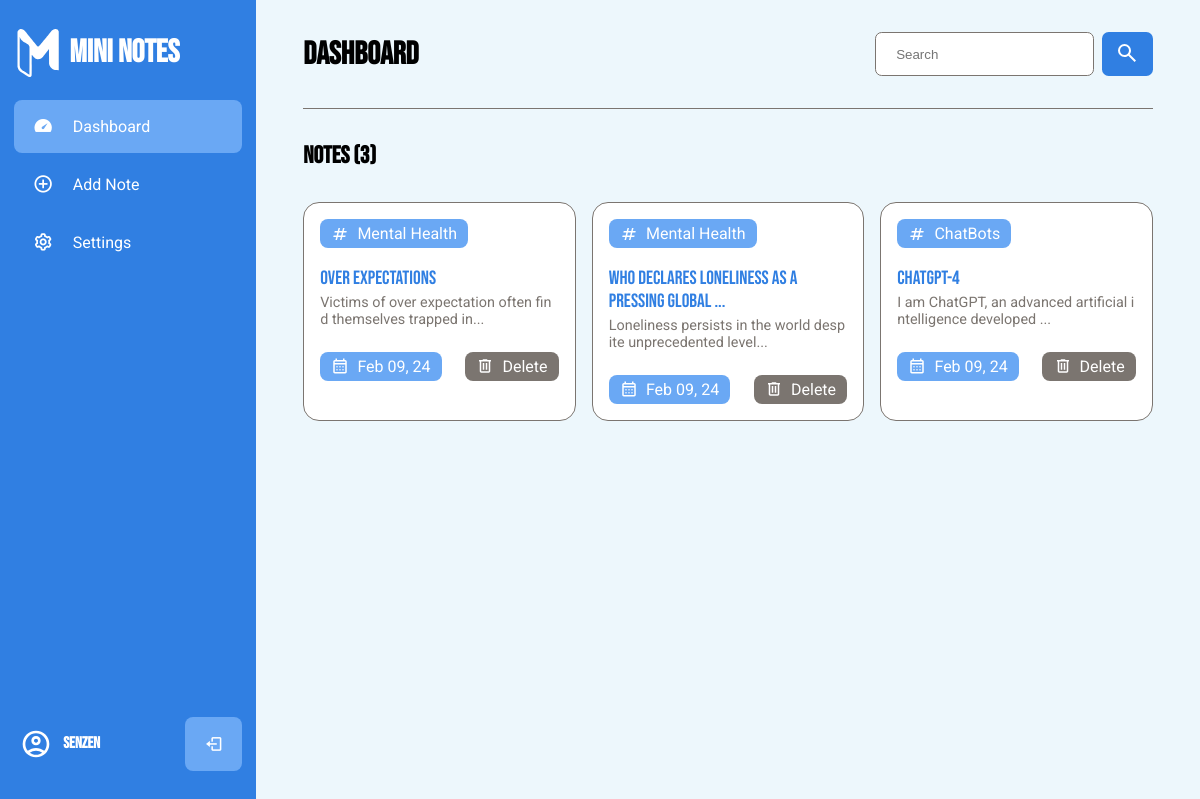
Screenshot of /dashboard/ (signed in) with the database file from the repository.
### notesapp/models.py (models this page shows, shortened)
class Note(models.Model):
    user = models.ForeignKey(User, on_delete=models.CASCADE, default=1)
    title = models.CharField(max_length=255)
    content = models.TextField()
    tags = models.CharField(max_length=255, blank=True, null=True)
    slug = models.SlugField(unique=True)
    date_created = models.DateTimeField(auto_now_add=True)
    date_modified = models.DateTimeField(auto_now=True)

### notesapp/views.py (the view)
# urls.py: path("dashboard/", views.dashboard, name="dashboard"),
@login_required(login_url='userapp:login')
def dashboard(request):
    all_notes = Note.objects.filter(user=request.user)
    query = request.GET.get('search-query')
    if query:
        all_notes = all_notes.filter(
            Q(title__icontains=query) |
            Q(content__icontains=query) |
            Q(tags__icontains=query)
        ).distinct()
    all_notes = all_notes.order_by('-date_created')
    context = {
        "page_title": "MiniNotes | Dashboard",
        "notes": all_notes,
    }
    if not all_notes.exists() and not query:
        context['no_results_message'] = "No notes found."
        context['page_title'] = "MiniNotes | Dashboard - No Notes"
    elif not all_notes.exists() and query:
        context['no_results_message'] = "No search items found."
        context['page_title'] = "MiniNotes | Dashboard - No Search Results"
    return render(request, "dashboard.html", context)

### notesapp/templates/dashboard.html
{% extends 'base.html' %}
{% load static %}
{% block content %}
{% include 'partials/sidebar.html' %}
<div class="dashboard">
    <header class="dashboard-header content-container">
        <h1>Dashboard</h1>
        <form class="dashboard-search-box" role="search">
            <input class="dashboard-form-control" type="search" placeholder="Search" aria-label="Search"
                name="search-query">
            <button class="dashboard-search-btn" type="submit"> <span class="visually-hidden">Search</span>
                <img src="{% static 'images/search.svg' %}" alt="" class="dashboard-search-btn-icon"> </button>
        </form>
    </header>
    <main class="dashboard-main content-container">
        <div class="dashboard-title-div">
            <h2 class="dashboard-title">Notes ({% if notes %}{{ notes.count }}{% else %}0{% endif %})</h2>
        </div>
        <div class="notes-container">
            {% if no_results_message %}
            <p class="dashboard-search-item-result">{{ no_results_message }}</p>
            {% else %}
            <div class="notes-div">
                {% for note in notes %}
                <div class="note-card">
                    <div class="note-card-tag"><img src="{% static 'images/tag.svg' %}" class="note-card-tag-icon"><span
                            class="note-card-tag-content">{{note.tags}}</span></div>
                    <a href="{% url 'noteapp:notedetails' slug=note.slug %}" class="note-card-title">
                        {{note.title|slice:":45" }}{% if note.title|length > 45 %}...{% endif %}</a>
                    <p class="note-card-content">{{ note.content|slice:":60" }}{% if note.content|length > 20 %}...</p>
                    {% endif %}
                    <div class="note-card-details-div">
                        <div class="note-card-date-div">
                            <img src="{% static 'images/date.svg' %}" class="note-card-date-icon">
                            <span class="note-card-date-content">{{ note.date_modified|date:"M d, y"}}</span>
                        </div>
                        <div class="note-card-delete-div">
                            <a href="{% url 'noteapp:deletenote' slug=note.slug %}" class="note-card-delete-link"><img
                                    src="{% static 'images/delete.svg' %}" class="note-card-delete-icon"><span
                                    class="note-card-delete-content">Delete</span></a>
                        </div>
                    </div>
                </div>
                {% endfor %}
            </div>
            {% endif %}
        </div>
    </main>
</div>
{% endblock %}

### notesapp/templates/partials/sidebar.html (shortened to what this page needs)
{% load static %}
<nav class="sidebar">
    <div class="sidebar-top">
        <img src="{% static 'images/note_app_logo_white.svg' %}" class="sidebar-logo" alt="sidebar-logo-image">
        <h3 class="hide sidebar-logo-text">Mini Notes</h3>
    </div>
    <div class="sidebar-links">
        <ul>
            <li class="tooltip-element" data-tooltip="0">
                <a href="{% url 'noteapp:dashboard' %}" data-active="0">
                    <div class="icon">
                        <i class='bx bxs-tachometer'></i>
                    </div>
                    <span class="link hide">Dashboard</span>
                </a>
            </li>
            <li class="tooltip-element" data-tooltip="1">
                <a href="{% url 'noteapp:addnote' %}" data-active="1">
                    <div class="icon">
                        <i class='bx bx-plus-circle'></i>
                    </div>
                    <span class="link hide">Add Note</span>
                </a>
            </li>
            <li class="tooltip-element" data-tooltip="2">
                <a href="{% url 'noteapp:settings' %}" data-active="2">
                    <div class="icon">
                        <i class='bx bx-cog'></i>
                    </div>
                    <span class="link hide">Settings</span>
                </a>
            </li>
        </ul>
    </div>
    <div class="sidebar-footer">
        {% if user.is_authenticated %}
        <div class="admin-user tooltip-element" data-tooltip="1">
            <div class="admin-profile hide">
                <img src="{% static 'images/account_circle.svg' %}" alt="" class="sidebar-account-image">
                <div class="admin-info">
                    <h3 class="sidebar-username">{{ user.username }}</h3>
                </div>
            </div>
            <a href="{% url 'userapp:logout' %}" class="log-out">
                <i class='bx bx-log-out'></i>
            </a>
        </div>
    </div>
    {% endif %}
</nav>

### rows the page displays
Note: tags "Mental Health", title "Over Expectations", content "Victims of over expectation often find themselves trapped in", date_modified "Feb 09, 24"
Note: tags "Mental Health", title "WHO declares loneliness as a pressing global", content "Loneliness persists in the world despite unprecedented level", date_modified "Feb 09, 24"
Note: tags "ChatBots", title "ChatGPT-4", content "I am ChatGPT, an advanced artificial intelligence developed", date_modified "Feb 09, 24"

### other values shown
{{ user.username }} "SenZen"
{{ notes.count }} "3"
